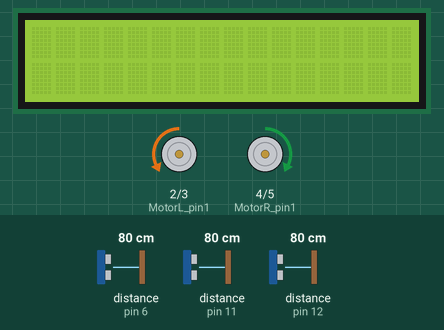
Simulated run of this sketch. Board: Arduino Uno, built with avr-gcc and run on an emulated ATmega328P. Parts: 16×2 character LCD, motor-driver pin pairs drawn as motors (green arrow = first pin HIGH = forward, orange = second pin HIGH = backward, longer = more drive, scaled by the enable pin). The test bench sets the inputs (shaded band); at power-on: distance to the obstacle (sensors on pin 12, pin 6, pin 11) 80 cm. The echo pulse lasts 58.3 µs per cm.

Above: at 1.2 s.
1.3 s: distance to the obstacle (sensor on pin 12) set to 45 cm
At 2.2 s:
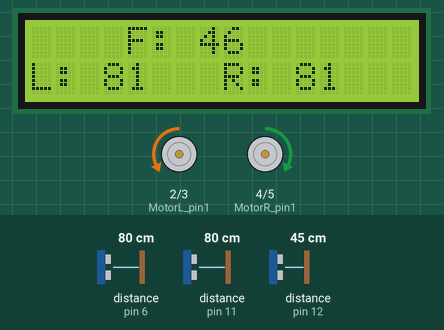
3.0 s: distance to the obstacle (sensor on pin 12) set to 38 cm
At 3.51 s:
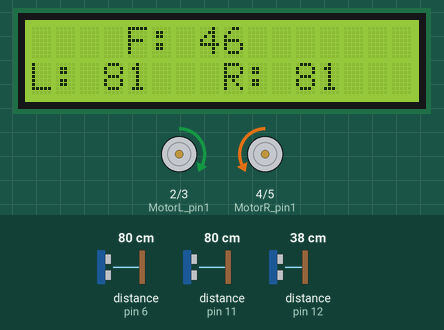
5.5 s: distance to the obstacle (sensor on pin 6) set to 2 cm
At 5.85 s:
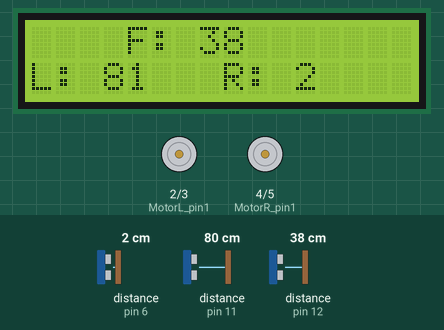
7.2 s: distance to the obstacle (sensor on pin 11) set to 2 cm
At 8.17 s:
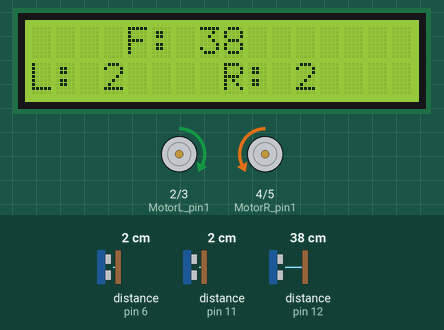
9.1 s: distance to the obstacle (sensor on pin 6) set to 4 cm
At 10.15 s:
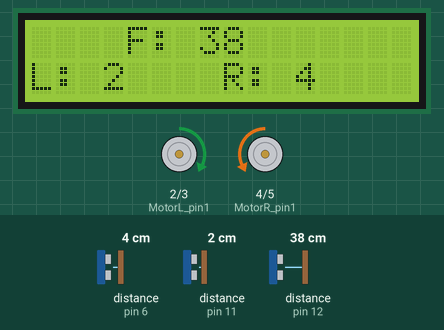
11.1 s: distance to the obstacle (sensor on pin 11) set to 4 cm
At 12.13 s:
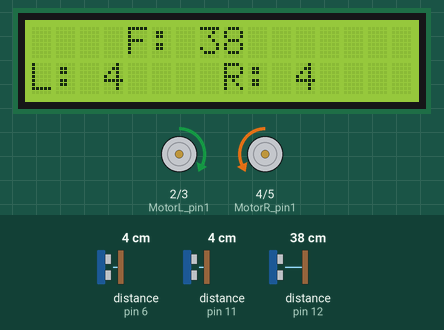
Timing chart, 0 to 14.1 s (numbered marks = the images above; inputs shaded):
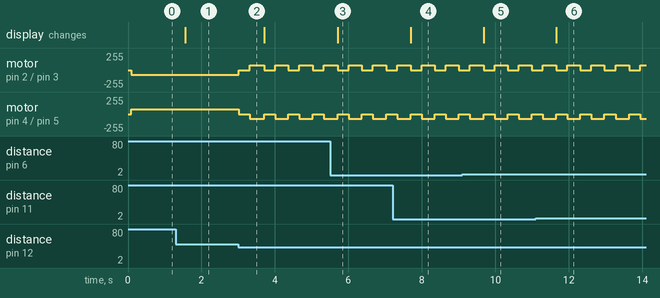

Measured:
- the behaviour switches between 41 and 40 cm on distance to the obstacle (sensor on pin 12) (found by bisection; images 1 and 2)
- after the input at 1.3 s, the display: changes after 0.26 s (image 1)
- after the input at 3.0 s, motor on pin 2 (MotorL_pin1) / pin 3 (MotorL_pin2): alternates forward 70/255 for 0.36 s and stopped for 0.30 s, starting at once; motor on pin 4 (MotorR_pin1) / pin 5 (MotorR_pin2): alternates backward 70/255 for 0.36 s and stopped for 0.30 s, starting at once
- after the input at 5.5 s, the display: changes after 0.21 s (image 3)
- after the input at 7.2 s, the display: changes after 0.50 s (image 4)
- after the input at 9.1 s, the display: changes after 0.58 s (image 5)
- after the input at 11.1 s, the display: changes after 0.56 s (image 6)

The sketch:

byte-buggy.ino
```cpp
#include <SoftwareSerial.h>
#include <NewPing.h>
#include <Wire.h>
#include <LiquidCrystal_I2C.h>

// Define motor pins
const int MotorL_pin1 = 2;
const int MotorL_pin2 = 3;
const int MotorR_pin1 = 4;
const int MotorR_pin2 = 5;

int enA = 9;
int enB = 10;

#define MAX_DISTANCE 500

// Define ultrasonic sensor pins
const int trig1 = 13;  //front
const int echo1 = 12;  //front
const int trig2 = 8;   //left
const int echo2 = 11;  //left
const int trig3 = 7;   //right
const int echo3 = 6;   //right

NewPing sonar1(trig1, echo1, MAX_DISTANCE);
NewPing sonar2(trig2, echo2, MAX_DISTANCE);
NewPing sonar3(trig3, echo3, MAX_DISTANCE);


// Variables for calculating distances
int distance1;  //front
int distance2;  //left
int distance3;  //right

// LCD Display
LiquidCrystal_I2C lcd(0x27, 2, 1, 0, 4, 5, 6, 7, 3, POSITIVE);

// Timing variable for display
unsigned long lastDisplayTime = 0;
const int displayInterval = 1500;

// Function to stop both motors
void Stop() {
  digitalWrite(MotorL_pin1, LOW);
  digitalWrite(MotorL_pin2, LOW);
  digitalWrite(MotorR_pin1, LOW);
  digitalWrite(MotorR_pin2, LOW);
  delay(300);
}


// Function to move both motors reverse
void Reverse() {
  setSpeed();
  digitalWrite(MotorL_pin1, HIGH);
  digitalWrite(MotorL_pin2, LOW);
  digitalWrite(MotorR_pin1, LOW);
  digitalWrite(MotorR_pin2, HIGH);
  delay(300);
}

// 5. Function to move both motors forward
void Forward() {
  setSpeed();
  digitalWrite(MotorL_pin1, LOW);
  digitalWrite(MotorL_pin2, HIGH);
  digitalWrite(MotorR_pin1, HIGH);
  digitalWrite(MotorR_pin2, LOW);
  delay(300);
}

// Function to turn left
void Left() {
  setSpeed();
  digitalWrite(MotorL_pin1, LOW);
  digitalWrite(MotorL_pin2, HIGH);
  digitalWrite(MotorR_pin1, LOW);
  digitalWrite(MotorR_pin2, LOW);
  delay(300);
}

// Function to turn right
void Right() {
  setSpeed();
  digitalWrite(MotorL_pin1, LOW);
  digitalWrite(MotorL_pin2, LOW);
  digitalWrite(MotorR_pin1, HIGH);
  digitalWrite(MotorR_pin2, LOW);
  delay(300);
}

// Function to setSpeed
void setSpeed() {
  analogWrite(enA, 70);  //ENA  pin
  analogWrite(enB, 70);  //ENB pin
}

void setup() {
  Serial.begin(9600);

  // 8. Set motor pins as outputs
  pinMode(MotorL_pin1, OUTPUT);
  pinMode(MotorL_pin2, OUTPUT);
  pinMode(MotorR_pin1, OUTPUT);
  pinMode(MotorR_pin2, OUTPUT);

  pinMode(enA, OUTPUT);
  lcd.begin(16, 2);
  lcd.clear();
}

void loop() {
  // Ultrasonic sensor 1

  unsigned int uS1 = sonar1.ping();
  distance1 = uS1 / US_ROUNDTRIP_CM;

  // Ultrasonic sensor 2
  unsigned int uS2 = sonar2.ping();
  distance2 = uS2 / US_ROUNDTRIP_CM;

  // Ultrasonic sensor 3
  unsigned int uS3 = sonar3.ping();
  distance3 = uS3 / US_ROUNDTRIP_CM;

  // Update display every 1.5s
  unsigned int currentMillis = millis();
  if (currentMillis - lastDisplayTime >= displayInterval) {
    lcd.clear();
    lcd.setCursor(4, 0);  // Col, Row
    lcd.print("F: ");
    lcd.print(distance1);

    lcd.setCursor(0, 1);
    lcd.print("L: ");
    lcd.print(distance2);

    lcd.setCursor(8, 1);
    lcd.print("R: ");
    lcd.print(distance3);

    lastDisplayTime = currentMillis;
  }

  // if (distance1!=0 && distance1< 40) {
  //   Stop();
  //   Reverse();
  // } else if ((distance2!=0 && distance2 < 40) && (distance3!=0 && distance3 < 40)) {
  //   Forward();
  // } else if (distance1==0 || distance1 > 40) {
  //   Forward();
  // } else if (distance2!=0 && distance2 < 40) {
  //   Left();
  // } else if (distance3!=0 && distance3 < 40) {
  //   Right();
  // } else {
  //   Stop();
  //   Reverse();
  // }

  if (distance1 == 0 || distance1 > 40) {
    Forward();
  } else if ((distance1 != 0 && distance1 < 40) && ((distance2 != 0 && distance2 < 40) || (distance3 != 0 && distance3 < 40))) {
    Stop();
    Reverse();
  } else if (distance2 != 0 && distance2 < 40) {
    Left();
  } else if (distance3 != 0 && distance3 < 40) {
    Right();
  } else {
    Stop();
    Reverse();
  }

  delay(50);
}
```
